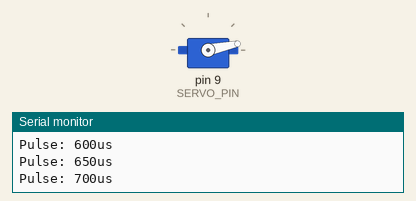
A sketch run on a simulated Arduino Leonardo, built with avr-gcc and run on an emulated ATmega32U4. Shown: servo, the last lines printed to the serial monitor.

Above: at 0.55 s.
At 1.75 s:
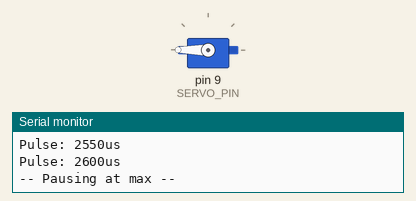
At 2.0 s:
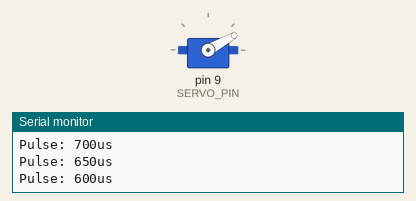
At 3.0 s:
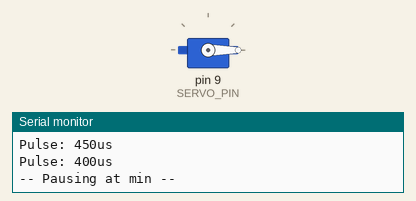
Timing chart, 0 to 6.3 s (numbered marks = the images above):
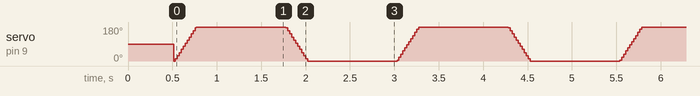

The sketch:

Leonardo_Servo_Testing.ino
```cpp
/*
 * Arduino Leonardo — 9g Servo Range Testing
 *
 * Purpose: Periodically sweeps a 9g servo (e.g. SG90 / MG90S) from its
 *          minimum to maximum position and back, printing the current
 *          angle to Serial so you can observe the actual reachable range.
 *
 * ========== WIRING ==========
 *
 *   9g Servo        Arduino Leonardo
 *   ─────────       ────────────────
 *   Red wire   -->  5V   (servo needs 4.8-6V)
 *   Brown wire -->  GND
 *   Orange wire ->  Pin 9  (signal / PWM)
 *
 *   NOTE: If the servo jitters or the board resets, the USB port may not
 *         supply enough current. In that case, power the servo from an
 *         external 5V supply (connect GND of the supply to board GND).
 *
 * ========== BOARD SETUP IN ARDUINO IDE ==========
 *
 *   1. Select board: "Arduino Leonardo".
 *   2. No extra libraries needed — uses the built-in Servo library.
 *   3. Upload this sketch and open Serial Monitor at 115200 baud.
 *   4. Wait for the serial port to connect (Leonardo uses native USB).
 *
 * =================================================
 */

#include <Servo.h>

// ============ TUNING PARAMETERS ============
const int SERVO_PIN       = 9;     // PWM pin for servo signal
const int PULSE_MIN_US    = 400;   // minimum pulse width in microseconds (try lowering to push further)
const int PULSE_MAX_US    = 2600;  // maximum pulse width in microseconds (try raising to push further)
const int STEP_US         = 50;    // microseconds per step (bigger = faster sweep)
const int STEP_DELAY_MS   = 5;     // milliseconds between steps (smaller = faster sweep)
const int PAUSE_AT_END_MS = 1000;  // pause at each extreme (ms)
// ===========================================

Servo myServo;

void setup() {
  Serial.begin(115200);
  while (!Serial) {
    ; // wait for native USB serial port to connect (Leonardo-specific)
  }
  delay(500);
  Serial.println();
  Serial.println("=== 9g Servo Range Test (microseconds) ===");
  Serial.print("Sweeping from ");
  Serial.print(PULSE_MIN_US);
  Serial.print("us to ");
  Serial.print(PULSE_MAX_US);
  Serial.println("us and back.");
  Serial.println("Standard range is 544-2400us. Going beyond may push past 180 degrees.");
  Serial.println();

  myServo.attach(SERVO_PIN, PULSE_MIN_US, PULSE_MAX_US);
}

void loop() {
  // Sweep from min to max pulse (clockwise)
  Serial.println(">> Sweeping CW: min -> max");
  for (int us = PULSE_MIN_US; us <= PULSE_MAX_US; us += STEP_US) {
    myServo.writeMicroseconds(us);
    Serial.print("Pulse: ");
    Serial.print(us);
    Serial.println("us");
    delay(STEP_DELAY_MS);
  }

  Serial.println("-- Pausing at max --");
  delay(PAUSE_AT_END_MS);

  // Sweep from max to min pulse (counter-clockwise)
  Serial.println(">> Sweeping CCW: max -> min");
  for (int us = PULSE_MAX_US; us >= PULSE_MIN_US; us -= STEP_US) {
    myServo.writeMicroseconds(us);
    Serial.print("Pulse: ");
    Serial.print(us);
    Serial.println("us");
    delay(STEP_DELAY_MS);
  }

  Serial.println("-- Pausing at min --");
  delay(PAUSE_AT_END_MS);

  Serial.println("=== Cycle complete ===");
  Serial.println();
}
```
